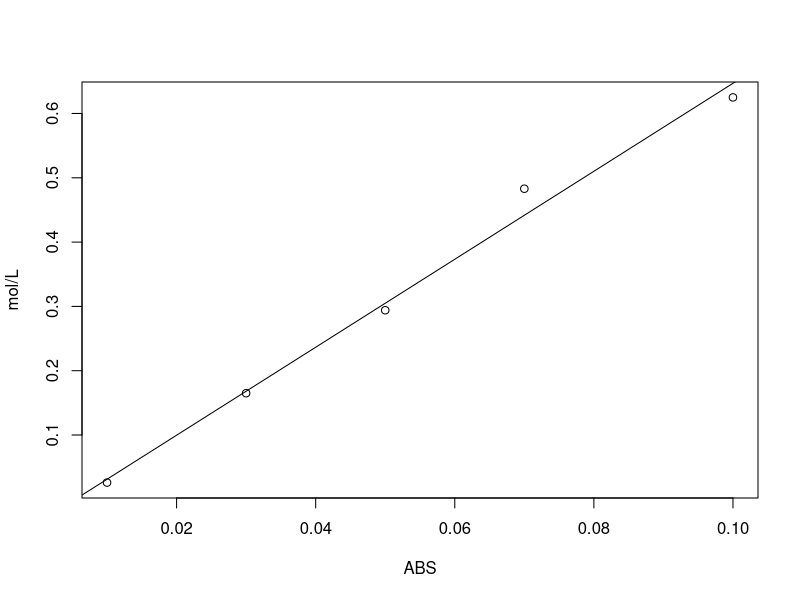

This chart was generated by the following R code:
#!/usr/bin/env Rscript
# @Author: vargash1
# @Name:   Vargas, Hector
# @Email:  vargash1@wit.edu

# Read in data, attach it for ease of use
spectro_data <- read.csv("data.csv")
attach(spectro_data)

# Calculate linear model based off data
lin_model <- lm(ABS~MOLPERL)
print(lin_model)
summary(lin_model)

# Plot the graph, as well as the linear regression model.
plot(MOLPERL,ABS,
    xlab = "ABS",
    ylab = "mol/L")
abline(-0.03713,6.84098)

#Calculate the correlation coefficients
cor_cof <- cor(MOLPERL,ABS)
cor_det <- cor_cof^2

#Print out the data
cat( "x", lin_model$coefficients[1], "\n",
     "y", lin_model$coefficients[2], "\n",
     "Correlation Determination", cor_det, "\n",
     "Correlation Coefficient  ", cor_cof, "\n")
